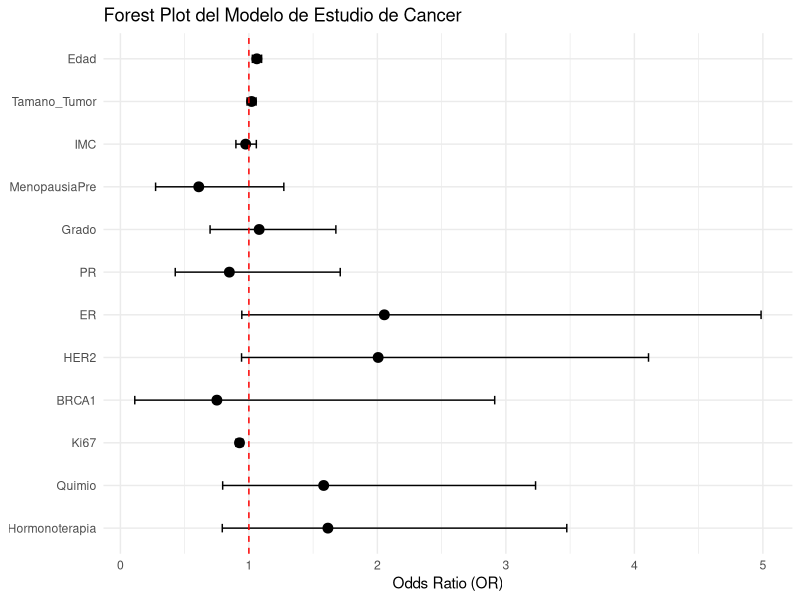
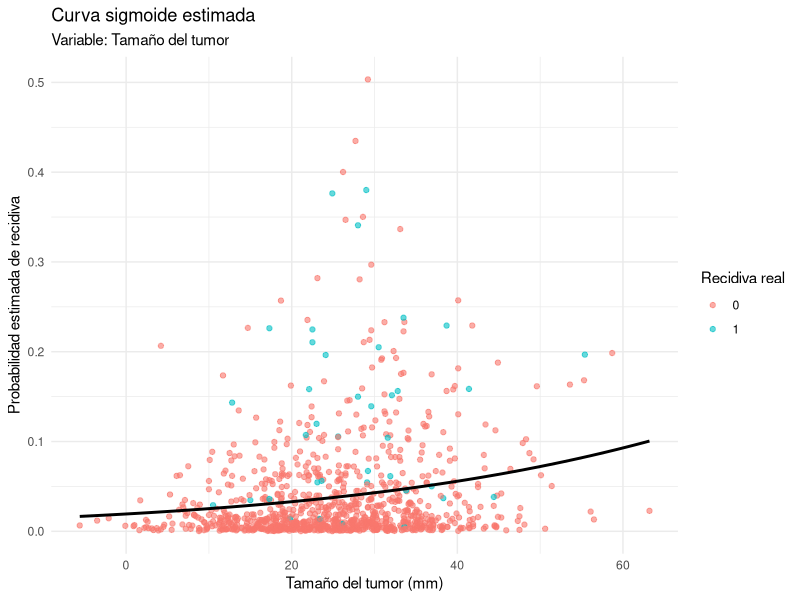

Generate these figures, in order, with R: (Note: this script raises an error after producing the figures.)
#---- 1. SIMULACION DE DATOS DE CANCER ----
##---- 1.1 FIJANDO LA SEMILLA y DIRECTORIO DE TRABAJO ----
setwd("~/Documents/GitHub/DeepLearningReview/0-Notes/DataSets")
set.seed(123)
##---- 1.2 INICIALIZANDO LAS VARIABLES Y PARAMETROS ----
n <- 1000
edad <- round(rnorm(n, mean = 55, sd = 10)) # Edad al diagnóstico
tamano_tumor <- round(rnorm(n, mean = 30, sd = 10), 1) # en mm
progesterona <- round(rnorm(n, mean = 15, sd = 5), 1) # niveles en ng/ml
##---- 1.3 GENERACION DEL MODELO ----
###---- 1.3.1 MODELO LOGIT----
log_odds <- -4 + 0.03 * edad + 0.05 * tamano_tumor - 0.1 * progesterona
prob_sobrevivir <- 1 / (1 + exp(-log_odds)) # se calcula la sigmoide
sobrevivio <- rbinom(n, 1, prob_sobrevivir)
###---- 1.3.2 CREACION DATA FRAME ----
datos_cancer <- data.frame(
  edad = edad,
  tamano_tumor = tamano_tumor,
  progesterona = progesterona,
  sobrevivio = sobrevivio
)
###---- 1.3.3 CREACION DE ARCHIVO .csv ---- 
write.csv(datos_cancer, "datos_cancer_simulados.csv", row.names = FALSE)
View(datos_cancer)
head(datos_cancer)
#---- 2. DATOS DE ENFERMEDADES DEL CORAZON ----
##---- 2.1 VARIABLES DEL MODELO ----
edad <- round(runif(n, 35, 80))                      # Edad entre 35 y 80
psistolica <- round(rnorm(n, 130, 20))               # Presión sistólica
colesterol <- round(rnorm(n, 200, 40))               # Colesterol total
diabetes <- rbinom(n, 1, 0.2)                        # Presencia de diabetes (20%)
obesidad <- rbinom(n, 1, 0.3)                        # Obesidad (30%)
tabaco <- rbinom(n, 1, 0.25)                         # Fumador (25%)
##---- 2.2 INICIALIZACION DE PARAMETROS DEL MODELO ----
beta_0 <- -6;      beta_edad <- 0.04; beta_psis <- 0.02; 
beta_col <- 0.01;  beta_diab <- 0.7;  beta_obes <- 0.5; beta_taba <- 0.6;
###---- 2.2.1 MODELO LOGIT----
log_odds <- beta_0 + beta_edad * edad + beta_psis * psistolica + 
  beta_col * colesterol + beta_diab * diabetes + 
  beta_obes * obesidad + beta_taba * tabaco
prob_chd <- 1 / (1 + exp(-log_odds))
CHD <- rbinom(n, 1, prob_chd)
###---- 2.2.2 CREACION DATA FRAME ----
datos_chd <- data.frame(
  edad, psistolica, colesterol, diabetes, obesidad, tabaco, CHD
)
View(datos_chd)
head(datos_chd)
###---- 2.2.3 CREACION DE ARCHIVO .csv ---- 
write.csv(datos_chd, "datos_simulados_CHD.csv", row.names = FALSE)
#---- 3. EJEMPLO DE CANCER SEGUNDA PARTE ----
set.seed(2025)
library(dplyr)
##---- 3.1 INICIALIZANDO LAS VARIABLES Y PARAMETROS ----
edad <- round(rnorm(n, mean = 55, sd = 10))                        # Edad en años
bmi  <- round(rnorm(n, mean = 27, sd = 4), 1)                      # Índice de Masa Corporal
menopausia   <- sample(c("Pre", "Post"), n, replace = TRUE, prob = c(0.4, 0.6)) # Estado menopáusico
menopausia_post <- ifelse(menopausia == "Post", 1, 0)
tamano_tumor <- round(rnorm(n, mean = 25, sd = 10), 1)                # Tamaño del tumor (mm)
er_status    <- sample(c(0,1), n, replace = TRUE, prob = c(0.3, 0.7)) # Receptor de estrógeno
pr_status    <- sample(c(0,1), n, replace = TRUE, prob = c(0.4, 0.6)) # Receptor de progesterona
her2_status  <- sample(c(0,1), n, replace = TRUE, prob = c(0.8, 0.2)) # HER2
brca1_mut    <- sample(c(0,1), n, replace = TRUE, prob = c(0.95, 0.05)) # Mutación BRCA1
ki67         <- round(runif(n, min = 5, max = 60), 1)                   # Índice Ki-67 (%)
quimio       <- rbinom(n, 1, prob = 0.5)                                # Quimioterapia
hormonoterapia    <- rbinom(n, 1, prob = 0.6)                           # Hormonoterapia
grado_histologico <- sample(1:3, n, replace = TRUE, prob = c(0.3, 0.4, 0.3))  # Grado histológico
##---- 3.2 GENERACION DEL MODELO  LOGIT ----
lp <- -3.5 +
  0.04 * (edad - 50) +
  0.02 * (bmi - 25) +             # efecto leve del IMC
  0.5  * menopausia_post +       # efecto positivo para postmenopáusicas
  0.03 * (tamano_tumor - 20) +
  0.3  * er_status -             # efecto protector por receptor de estrógeno
  0.4  * pr_status +
  0.8  * her2_status +
  1.2  * brca1_mut -
  0.05 * ki67 +
  0.6  * quimio +                  # quimioterapia reduce riesgo de recidiva
  0.5  * hormonoterapia -
  0.1 * (grado_histologico - 1)
prob_recidiva <- 1 / (1 + exp(-lp))
recidiva <- rbinom(n, 1, prob = prob_recidiva)
###---- 3.2.1 CREACION DATA FRAME ----
datos_cancer <- data.frame(
  Edad = edad,  IMC = bmi,
  Menopausia = menopausia,  Tamano_Tumor = tamano_tumor,
  Grado = grado_histologico,  ER = er_status,
  PR = pr_status,  HER2 = her2_status,
  BRCA1 = brca1_mut,  Ki67 = ki67,
  Quimio = quimio,  Hormonoterapia = hormonoterapia,
  Recidiva = recidiva
)
View(datos_cancer)
head(datos_cancer)
###---- 3.2.2 CREACION DE ARCHIVO .csv ---- 
write.csv(datos_cancer, "datos_simulados_cancer.csv", row.names = FALSE)
#---- 4. GENERACION DE GRAFICOS PARA DATOS DE CANCER ----
##---- 4.1 LLAMADO DE LIBRERIAS ----
library(ggplot2)
library(dplyr)
##---- 4.2 MODELO DE REGRESIÓN LOGÍSTICA: estimación MLE ----
modelo_cancer <- glm(Recidiva ~ Edad + Tamano_Tumor + IMC + Menopausia +
                       Grado + PR + ER + HER2 + BRCA1 + Ki67 + Quimio + Hormonoterapia,
              data = datos_cancer, family = binomial)
summary(modelo_cancer)

##---- 4.3 RAZONES DE MOMIOS E INTERVALOS DE CONFIANZA ----
exp_coef <- exp(coef(modelo_cancer))
exp_ci <- exp(confint(modelo_cancer))
##---- 4.4 RESUMEN DEL CALCULO DE MOMIOS ----
or_tabla <- data.frame(
  Variable = names(exp_coef),
  OR = round(exp_coef, 3),
  IC_inf = round(exp_ci[,1], 3),
  IC_sup = round(exp_ci[,2], 3)
)
print(or_tabla)
##---- 4.5 PREPARANDO LA GRAFICA ---
or_tabla_plot <- or_tabla[or_tabla$Variable != "(Intercept)", ]
or_tabla_plot$Variable <- factor(or_tabla_plot$Variable, 
                                 levels = rev(or_tabla_plot$Variable))
##---- 4.6 GENERACION DE LA GRAFICA ----
ggplot(or_tabla_plot, aes(x = OR, y = Variable)) +
  geom_point(size = 3) +
  geom_errorbarh(aes(xmin = IC_inf, xmax = IC_sup), height = 0.2) +
  geom_vline(xintercept = 1, linetype = "dashed", color = "red") +
  labs(title = "Forest Plot del Modelo de Estudio de Cancer",
       x = "Odds Ratio (OR)", y = NULL) +
  theme_minimal()
##---- 4.7 GRAFICANDO PREDICCIONES ----
  datos_cancer$prob_predicha <- predict(modelo_cancer, type = "response")
  datos_cancer$clasificacion <- ifelse(datos_cancer$prob_predicha >= 0.5, 1, 0)
  table(Real = datos_cancer$Recidiva, Predicho = datos_cancer$clasificacion)
  ggplot(datos_cancer, aes(x = Tamano_Tumor, y = prob_predicha)) +
    geom_point(aes(color = as.factor(Recidiva)), alpha = 0.6) +
    stat_smooth(method = "glm", method.args = list(family = binomial), se = FALSE, color = "black") +
    labs(title = "Curva sigmoide estimada",
         subtitle = "Variable: Tamaño del tumor",
         x = "Tamaño del tumor (mm)",
         y = "Probabilidad estimada de recidiva",
         color = "Recidiva real") +
    theme_minimal()
#---- 5. CALCULO DE LA LOG-VEROSIMILITUD ----  
loglik_manual <- function(beta, X, y) {
  eta <- X %*% beta
  p <- 1 / (1 + exp(-eta))
  sum(y * log(p) + (1 - y) * log(1 - p))
}
X <- model.matrix(modelo_cancer)
y <- datos_cancer$Recidiva
beta_hat <- coef(modelo_cancer)
loglik_manual(beta_hat, X, y)  # Debería ser cercano al logLik(modelo)
##---- 5.1 Función sigmoide ----
sigmoid <- function(z) {
  1 / (1 + exp(-z))
}
##---- 5.2 Función de pérdida: log-verosimilitud negativa ----
log_likelihood <- function(beta, X, y) {
  p <- sigmoid(X %*% beta)
  -sum(y * log(p + 1e-10) + (1 - y) * log(1 - p + 1e-10))  # pequeña corrección numérica
}
##---- 5.3 Gradiente de la pérdida ----
log_likelihood_grad <- function(beta, X, y) {
  p <- sigmoid(X %*% beta)
  t(X) %*% (p - y)
}
##---- 5.4 Gradiente Conjugado no lineal (Fletcher-Reeves simplificado) ----
gradiente_conjugado <- function(X, y, max_iter = 1000, tol = 1e-6) {
  n <- ncol(X)
  beta <- rep(0, n)
  g <- log_likelihood_grad(beta, X, y)
  d <- -g
  for (i in 1:max_iter) {
    alpha <- 0.01
    beta_new <- beta + alpha * d
    g_new <- log_likelihood_grad(beta_new, X, y)
    if (sqrt(sum(g_new^2)) < tol) {
      cat("Convergencia alcanzada en iteración", i, "\n")
      return(beta_new)
    }
    beta_FR <- sum(g_new^2) / sum(g^2)
    d <- -g_new + beta_FR * d
    beta <- beta_new
    g <- g_new
  }
  warning("No convergió")
  return(beta)
}
##---- 5.5 IMPLEMENTACION ----
X <- model.matrix(Recidiva ~ Edad + Tamano_Tumor + Grado + PR + HER2 + BRCA1 + Ki67 + Hormonoterapia, data = datos_cancer)
y <- datos_cancer$Recidiva
coef_conjugado <- gradiente_conjugado(X, y)
coef_glm <- coef(glm(Recidiva ~ Edad + Tamano_Tumor + Grado + PR + HER2 + BRCA1 + Ki67 + Hormonoterapia,
                     data = datos_cancer, family = binomial))
##---- 5.6 COMPARACION DE RESULTADOS ----
round(data.frame(
  Variable = names(coef_glm),
  Coef_GLM = coef_glm,
  Coef_GradConj = coef_conjugado
), 4)

#---- 6. NUEVO EJERCICIO DE SIMULACION ----
##---- 6.1 INICIALIZACION DE VARIABLES ----
set.seed(123)
n <- 500
edad <- round(runif(n, 25, 80))
tamano_tumor <- round(runif(n, 5, 50))
progesterona <- round(runif(n, 1, 100))
HER2 <- rbinom(n, 1, 0.25)
RE <- rbinom(n, 1, 0.6)
RP <- rbinom(n, 1, 0.55)
densidad_mamaria <- sample(1:4, n, replace = TRUE)

###---- 6.2. Coeficientes simulados----
log_odds <- -4 + 0.03 * edad + 0.05 * tamano_tumor - 0.1 * progesterona +
  0.8 * HER2 + 0.6 * RE + 0.5 * RP + 0.3 * densidad_mamaria
###---- 6.3. Probabilidad y diagnóstico ----
prob <- 1 / (1 + exp(-log_odds))
diagnostico <- rbinom(n, 1, prob)
###---- 6.4. Base de datos ----
datos <- data.frame(edad, tamano_tumor, progesterona, HER2, RE, RP, densidad_mamaria, diagnostico)
###---- 6.5. Modelo de regresión logística (MLE) ----
modelo <- glm(diagnostico ~ ., data = datos, family = binomial)
summary(modelo)
###---- 6.6. Comparar coeficientes verdaderos vs estimados----
coef_verdaderos <- c(-4, 0.03, 0.05, -0.1, 0.8, 0.6, 0.5, 0.3)
names(coef_verdaderos) <- names(coef(modelo))
comparacion <- data.frame(
  Coef_Verdadero = coef_verdaderos,
  Coef_Estimado = coef(modelo)
)
print(comparacion)
###---- 6.7. Visualizar con función sigmoide ----
##### Elegimos 2 variables: edad vs probabilidad estimada
datos$probabilidad_estimada <- predict(modelo, type = "response")

ggplot(datos, aes(x = edad, y = probabilidad_estimada, color = factor(diagnostico))) +
  geom_point(alpha = 0.6) +
  stat_function(fun = function(x) 1 / (1 + exp(-(-4 + 0.03 * x + 0.05 * 25 - 0.1 * 50))),
                color = "black", linetype = "dashed", size = 1.2) +
  labs(title = "Función Sigmoide Estimada vs Real",
       x = "Edad", y = "Probabilidad Estimada",
       color = "Diagnóstico") +
  theme_minimal()
